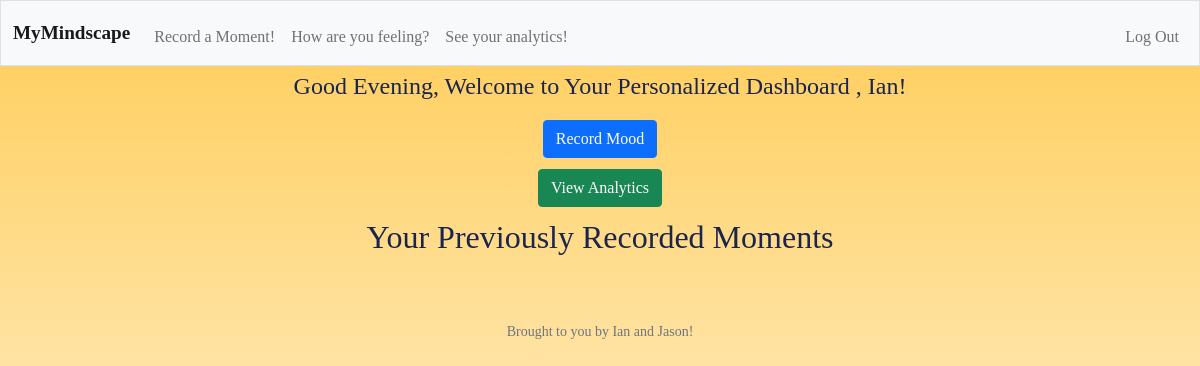
Before: / (signed in) with the older database file.
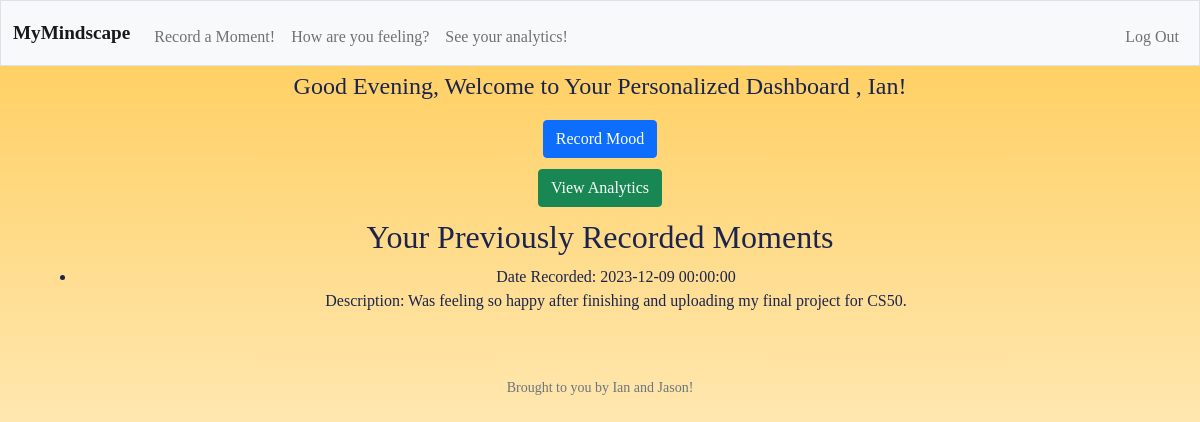
After: the same page with the newer database file.
### tables this page shows
CREATE TABLE moments (
    id INT PRIMARY KEY,
    user_id INT NOT NULL,
    date DATE NOT NULL,
    description TEXT NOT NULL);

### app.py (the view)
@app.route('/')
@login_required  # Helper decorator to ensure the user is logged in
def home():
    user_data = db.execute("SELECT name FROM User WHERE user_id = ?", session["user_id"])
    moment = db.execute("SELECT * FROM moments WHERE user_id = ?", session['user_id'])
    greeting = get_time_of_day()
    if user_data:
        if user_data == [{'name': ''}]:
            user_data = user_data[0]['name']
        else:
            user_data = ", " + user_data[0]['name']
    else:
        user_data = "Name Not Found"
    return render_template('index.html', greeting=greeting, name=user_data, moment=moment)

### app.py (called while the page is built)
@app.after_request
def after_request(response):
    response.headers["Cache-Control"] = "no-cache, no-store, must-revalidate"
    response.headers["Expires"] = 0
    response.headers["Pragma"] = "no-cache"
    return response

def get_time_of_day():
    current_hour = datetime.now().hour
    if 5 <= current_hour < 12:
        return "Good Morning"
    elif 12 <= current_hour < 18:
        return "Good Afternoon"
    else:
        return "Good Evening"

### helpers.py (called while the page is built)
def login_required(f):
    @wraps(f)
    def decorated_function(*args, **kwargs):
        if 'user_id' not in session:
            return redirect(url_for('login'))
        return f(*args, **kwargs)
    return decorated_function

### templates/index.html (shortened to what this page needs)
{% extends "layout.html" %}
{% block main %}
    <div class="container">
        <div class="row">
            <div class="col-md-12">
                <p class="greeting-text">{{ greeting }}, Welcome to Your Personalized Dashboard {{ name }}!</p>
                <div class="d-grid gap-2 d-md-flex justify-content-md-start">
                    <a href="/mood" class="btn btn-primary mx-auto w-auto" role="button">Record Mood</a>
                </div>
                <div class="d-grid gap-2 d-md-flex justify-content-md-start">
                    <a href="/analytics" class="btn btn-success mx-auto w-auto" role="button">View Analytics</a>
                </div>
                <h2>Your Previously Recorded Moments</h2>
                <ul>
                    {% for entry in moment %}
                        <li>
                            Date Recorded: {{ entry.date }}<br>
                            Description: {{ entry.description }}
                    {% endfor %}
                </ul>
            </div>
        </div>
    </div>
{% endblock %}

### templates/layout.html (shortened to what this page needs)
<!DOCTYPE html>
<html lang="en">
    <head>
        <link href="https://cdn.jsdelivr.net/npm/bootstrap@5.1.3/dist/css/bootstrap.min.css" rel="stylesheet">
        <link rel="stylesheet" href="/static/style.css">
    </head>
    <body>
        <nav class="bg-light border navbar navbar-expand-md navbar-light">
            <div class="container-fluid">
                <a class="navbar-brand" href="/">MyMindscape</a>
                <div class="collapse navbar-collapse" id="navbar">
                    {% if session["user_id"] %}
                        <ul class="navbar-nav me-auto mt-2">
                            <li class="nav-item"><a class="nav-link {% if 'moment' in request.path %}active{% endif %}" href="/moment">Record a Moment!</a></li>
                            <li class="nav-item"><a class="nav-link {% if 'mood' in request.path %}active{% endif %}" href="/mood">How are you feeling?</a></li>
                            <li class="nav-item"><a class="nav-link {% if 'analytics' in request.path %}active{% endif %}" href="/analytics">See your analytics!</a></li>
                        </ul>
                        <ul class="navbar-nav ms-auto mt-2">
                            <li class="nav-item"><a class="nav-link" href="/logout">Log Out</a></li>
                        </ul>
                    {% else %}
                        <ul class="navbar-nav ms-auto mt-2">
                            <li class="nav-item"><a class="nav-link {% if 'register' in request.path %}active{% endif %}" href="/register">Register</a></li>
                            <li class="nav-item"><a class="nav-link {% if 'login' in request.path %}active{% endif %}" href="/login">Log In</a></li>
                        </ul>
                    {% endif %}
                </div>
            </div>
        </nav>
        <div class="content">
            <main class = "container-fluid py-5 text-center">
                {% block main %}{% endblock %}
            </main>
            <footer class="mb-5 small text-center text-muted">
                <p>Brought to you by Ian and Jason!</p>
            </footer>
        </div>
    </body>
</html>

### static/style.css (style rules this page uses)
.navbar-brand { font-size: larger; font-weight: bold; color: #1a244d; }
body { background: linear-gradient(to bottom, #ffcc57, #ffffff); background-size: cover; display: flex; height: 100vh; justify-content: center; flex-direction: column; font-family: Georgia, 'Times New Roman', Times, serif; color:#1a244d; }
.navbar { position: fixed; top: 0; width: 100%; }
.content { flex:1; padding: 20px; }
.gap-2 { margin-top: 1%; margin-bottom: 1%; }
.greeting-text { font-size: 1.5em; }

Changed rows visible on the page:
now on this page (row edited): moments: date "2023-12-09 00:00:00", description "Was feeling so happy after finishing and uploading my final project for CS50."
